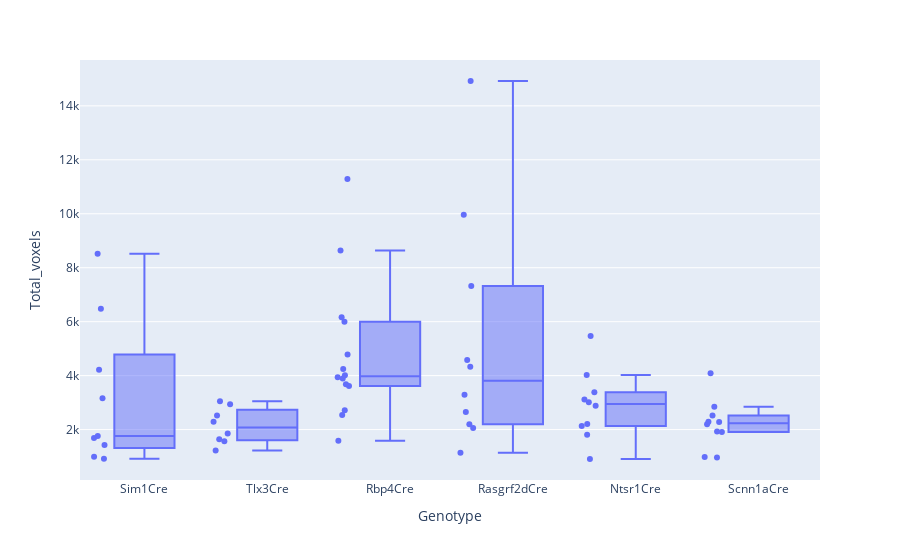

This figure's notebook cell:
### Code cell
import plotly.express as px
fig = px.box(data, x="Genotype", y="Total_voxels", points="all", hover_data=["Data_name"])
fig.show()
fig.write_html("injection_voxels.html")

### Figure 1 — Plotly figure (JSON) as saved in the notebook; plotly's stock layout.template omitted (floating-point values rounded to 4 significant figures)
{"data": [{"alignmentgroup": "True", "boxpoints": "all", "customdata": [["AL207_647"], ["AL208_647"], ["AL209_647"], ["AL210_647"], ["AL211_647"], ["AL213_647"], ["AL214_647"], ["AL215_647"], ["AL254_561"], ["AL255_561"], ["AL256_561"], ["AL257_561"], ["AL266_647"], ["AL271_561"], ["AL273_647"], ["AL274_561"], ["AL274_647"], ["AL276_647"], ["AL278_647"], ["AL279_647"], ["AL280_647"], ["AL281_647"], ["AL284_561"], ["AL284_647"], ["AL285_647"], ["AL286_647"], ["AL287_647"], ["AL288_647"], ["AL289_647"], ["AL290_561"], ["AL290_647"], ["AL291_561"], ["AL291_647"], ["AL292_561"], ["AL292_647"], ["AL293_561"], ["AL293_647"], ["AL302_561"], ["AL303_561"], ["AL309_647"], ["AL310_647"], ["AL311_647"], ["AL313_647"], ["AL314_647"], ["AL318_647"], ["AL319_647"], ["AL320_647"], ["AL321_647"], ["AL322_647"], ["AL323_647"], ["AL324_647"], ["AL325_647"], ["AL326_647"], ["AL327_647"], ["AL328_647"], ["AL329_647"], ["AL330_647"], ["AL331_561"], ["AL332_561"], ["AL333_561"], ["AL334_561"]], "hovertemplate": "Genotype=%{x}<br>Total_voxels=%{y}<br>Data_name=%{customdata[0]}<extra></extra>", "legendgroup": "", "marker": {"color": "#636efa"}, "name": "", "notched": false, "offsetgroup": "", "orientation": "v", "showlegend": false, "type": "box", "x": ["Sim1Cre", "Sim1Cre", "Sim1Cre", "Tlx3Cre", "Rbp4Cre", "Tlx3Cre", "Rbp4Cre", "Rbp4Cre", "Rasgrf2dCre", "Rasgrf2dCre", "Rasgrf2dCre", "Rasgrf2dCre", "Rbp4Cre", "Rbp4Cre", "Sim1Cre", "Ntsr1Cre", "Ntsr1Cre", "Ntsr1Cre", "Tlx3Cre", "Rbp4Cre", "Tlx3Cre", "Sim1Cre", "Ntsr1Cre", "Ntsr1Cre", "Ntsr1Cre", "Sim1Cre", "Sim1Cre", "Rbp4Cre", "Rbp4Cre", "Scnn1aCre", "Scnn1aCre", "Scnn1aCre", "Scnn1aCre", "Scnn1aCre", "Scnn1aCre", "Scnn1aCre", "Scnn1aCre", "Rasgrf2dCre", "Rasgrf2dCre", "Rbp4Cre", "Ntsr1Cre", "Ntsr1Cre", "Tlx3Cre", "Tlx3Cre", "Rbp4Cre", "Tlx3Cre", "Tlx3Cre", "Sim1Cre", "Sim1Cre", "Scnn1aCre", "Scnn1aCre", "Rbp4Cre", "Rbp4Cre", "Rbp4Cre", "Rbp4Cre", "Ntsr1Cre", "Ntsr1Cre", "Rasgrf2dCre", "Rasgrf2dCre", "Rasgrf2dCre", "Rasgrf2dCre"], "x0": " ", "xaxis": "x", "y": [6480, 1691, 4218, 1855, 1584, 2944, 3679, 2543, 4580, 9959, 7322, 4327, 11292, 6001, 3158, 2205, 5471, 3114, 1221, 6163, 1642, 1767, 3014, 3382, 2885, 919, 8521, 4016, 8642, 981, 2523, 2293, 4092, 1927, 2281, 966, 2848, 14921, 3288, 2718, 1812, 910, 2523, 3052, 3614, 2293, 1566, 1431, 995, 1914, 2194, 4250, 4784, 3939, 3894, 2136, 4020, 2194, 1143, 2061, 2656], "y0": " ", "yaxis": "y"}], "layout": {"boxmode": "group", "legend": {"tracegroupgap": 0}, "margin": {"t": 60}, "xaxis": {"anchor": "y", "domain": [0, 1], "title": {"text": "Genotype"}}, "yaxis": {"anchor": "x", "domain": [0, 1], "title": {"text": "Total_voxels"}}}}
